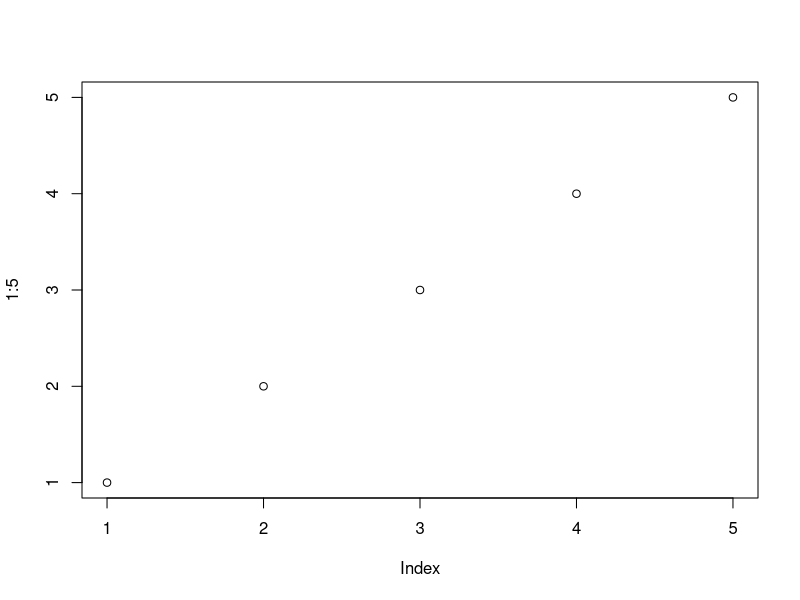
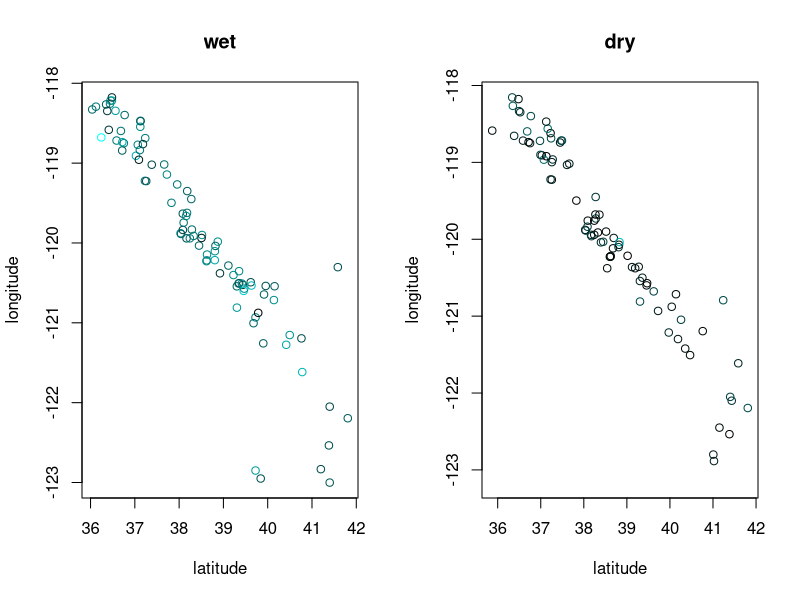
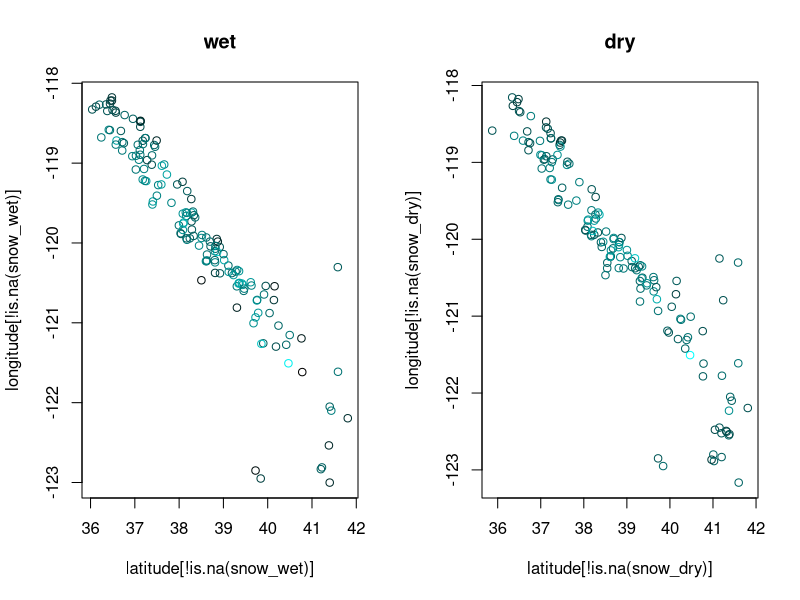

Generate these figures, in order, with R: (Note: this script raises an error after producing the figures.)
####
## Charles Zheng
## STATS 253
## HW 1
####

####
##  Snowpack plots
#### 

snowpack <- read.table("stats253/snowpack.csv", sep = ",", header = TRUE)
elevations <- read.table("stats253/snowpack_elevations.csv", sep = ",", header = TRUE)
snowpack <- cbind(snowpack, elevation = elevations$elevation)

names(snowpack)

depthcol <- hsv(0.5, 1, 0:170/170)

#sort(snowpack$snow_wet)
#sort(snowpack$snow_dry)

pdf("stats253/hw1_wet_dry.pdf")
layout(matrix(1:2, 1, 2))
plot(snowpack[!is.na(snowpack$snow_wet), 1:2], col = depthcol[snowpack$snow_wet + 1])
title("wet")
plot(snowpack[!is.na(snowpack$snow_dry), 1:2], col = depthcol[snowpack$snow_dry + 1])
title("dry")
dev.off()

layout(1)
plot(1:5)

####
##  Model trend
#### 

res_wet <- lm(snow_wet ~ latitude + longitude + elevation, data = snowpack)
summary(res_wet)
length(res_wet$residuals) # 153

res_dry <- lm(snow_dry ~ latitude + longitude + elevation, data = snowpack)
summary(res_dry)
length(res_dry$residuals) # 150

####
##  Plot residuals
####

resid_wet <- res_wet$residuals
resid_dry <- res_dry$residuals
resid <- c(resid_wet, resid_dry)

st_resid <- floor((resid - min(resid)) * 170/(max(resid) - min(resid))) + 1
st_wet <- st_resid[1:153]
st_dry <- st_resid[-(1:153)]

library(magrittr)

pdf("stats253/hw1_resid1.pdf")
layout(matrix(1:2, 1, 2))
snowpack %$% plot(latitude[!is.na(snow_wet)], longitude[!is.na(snow_wet)],
                  col = depthcol[st_wet])
title("wet")
snowpack %$% plot(latitude[!is.na(snow_dry)], longitude[!is.na(snow_dry)],
                  col = depthcol[st_dry])
title("dry")
dev.off()

####
##  Calculate distances
####

library(geosphere)
library(pracma)
n <- dim(snowpack)[1]
Dall <- zeros(n, n)
for (i in 1:n) {
  Dall[i, ] <- distGeo(as.matrix(snowpack[i, 2:1]), as.matrix(snowpack[, 2:1]))/1e5
}

e <- resid_wet
D <- Dall[which(!is.na(snowpack$snow_wet)), which(!is.na(snowpack$snow_wet))]
cov.class <- exp2.cov.class
